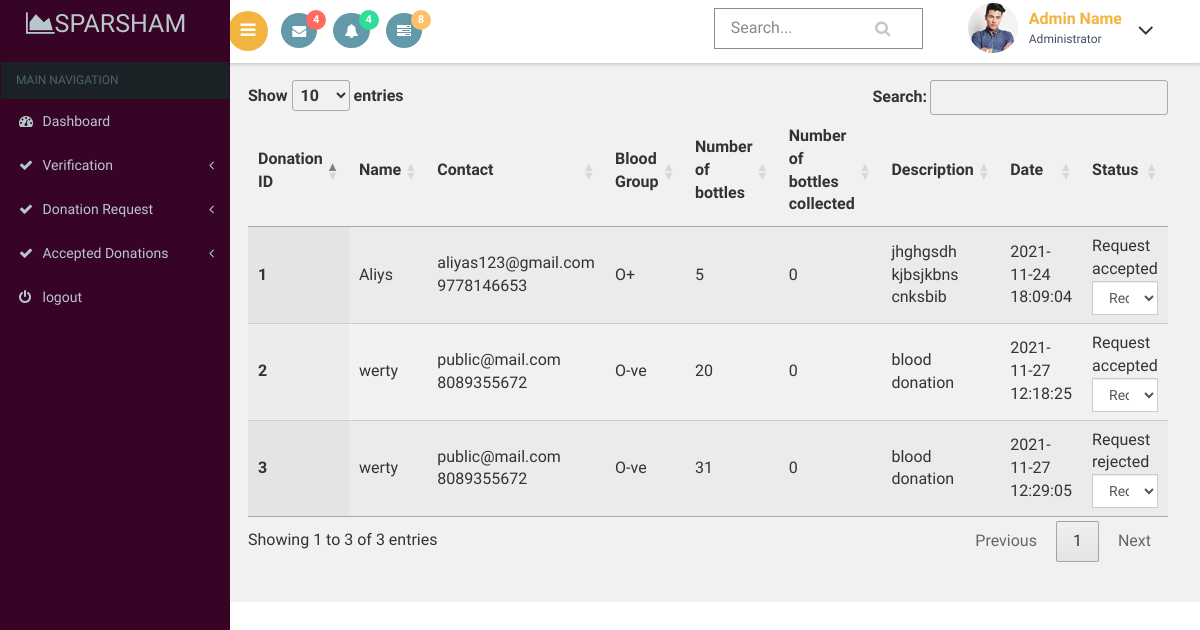
Before: /secratary/blooddonationreq.php with the older database file.
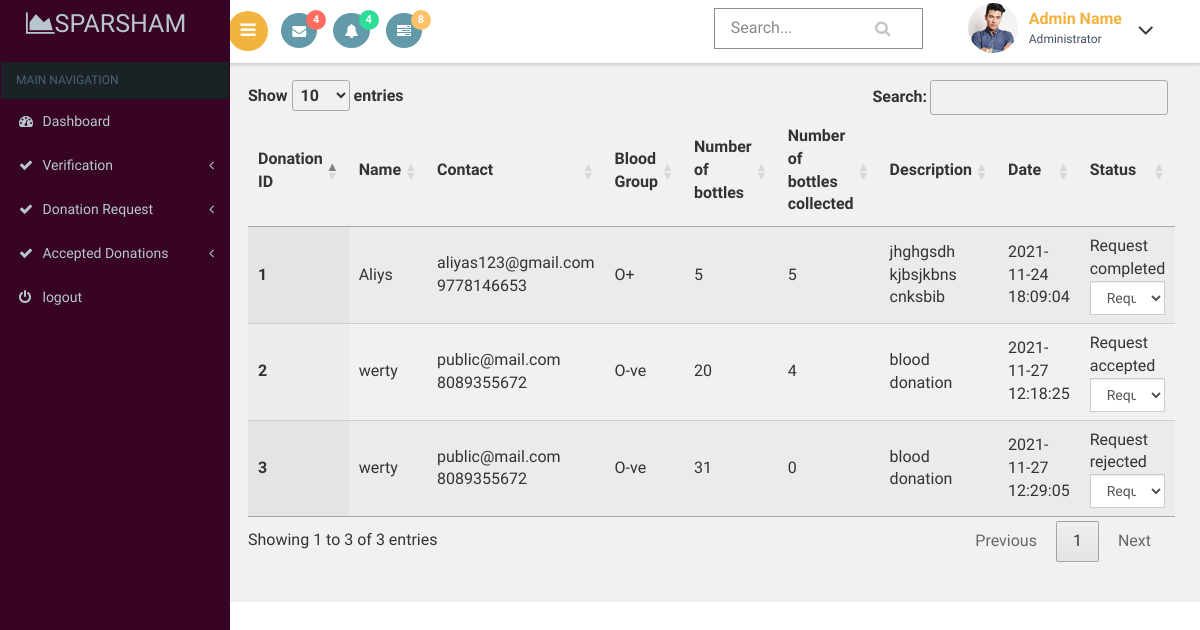
After: the same page with the newer database file.
### tables this page shows
CREATE TABLE `blood_donation` (
  `blood_donation_id` int(11) NOT NULL,
  `email` varchar(30) NOT NULL,
  `no_of_bottle` int(11) NOT NULL,
  `no_of_donation` int(11) NOT NULL,
  `blood_group` varchar(5) NOT NULL,
  `description` varchar(50) NOT NULL,
  `blood_donation_status` int(3) NOT NULL DEFAULT 0,
  `donation_date` timestamp NOT NULL DEFAULT current_timestamp()
);

CREATE TABLE `registration` (
  `name` varchar(80) NOT NULL,
  `email` varchar(80) NOT NULL,
  `phone` bigint(11) NOT NULL,
  `gender` varchar(10) NOT NULL,
  `date_of_birth` varchar(20) NOT NULL,
  `house` varchar(80) NOT NULL,
  `place` varchar(80) NOT NULL,
  `country` int(11) NOT NULL,
  `state` int(11) NOT NULL,
  `district` int(11) NOT NULL,
  `pincode` int(6) NOT NULL,
  `profile_pic` varchar(100) NOT NULL DEFAULT '../images/avathar.jpg'
);

### secratary/blooddonationreq.php (the view, shortened to what this page needs)
<?php
include("dbconn.php");
?>
<!DOCTYPE html>
<html>
<head>
    <link href="css/bootstrap.css" rel='stylesheet' type='text/css' />
<link href="css/style.css" rel='stylesheet' type='text/css' />
<link href="css/font-awesome.css" rel="stylesheet">
<link href='css/SidebarNav.min.css' media='all' rel='stylesheet' type='text/css'/>
<link href="css/custom.css" rel="stylesheet">
    <link rel="stylesheet" type="text/css" href="https://cdn.datatables.net/1.10.21/css/jquery.dataTables.css">
</head>
<body class="cbp-spmenu-push">
    <div class="main-content">
    <div class="cbp-spmenu cbp-spmenu-vertical cbp-spmenu-left" id="cbp-spmenu-s1">
        <aside class="sidebar-left">
      <nav class="navbar navbar-inverse">
          <div class="navbar-header">
            <h1><a class="navbar-brand" href="index.html"><span class="fa fa-area-chart"></span>Sparsham<span class="dashboard_text"></span></a></h1>
          </div>
          <?php
          include("menu.php");
          ?>
      </nav>
    </aside>
    </div>
        <?php
        include("header.php");
        ?>
        <div id="page-wrapper">
    <table id="table_id" class="display">
    <thead>
        <tr>
           <th>Donation ID</th>
           <th>Name</th>
           <th>Contact</th>
      <th>Blood Group</th>
      <th>Number of bottles</th>
      <th>Number of bottles collected</th>
      <th>Description</th>
      <th>Date</th>
      <th>Status</th>
        </tr>
    </thead>
    <tbody>
         <?php
            $sql="select * from blood_donation a,registration b where a.email=b.email order by a.donation_date desc";
            $res=mysqli_query($conn,$sql);
            if(mysqli_num_rows($res)>0){
                while($r=mysqli_fetch_assoc($res)){
            ?>
           <tr>
      <th scope="row"><?php echo $r['blood_donation_id']?></th>
      <td><?php echo $r['name']?></td>
      <td><?php echo $r['email']?><br>
        <?php echo $r['phone']?><br>
      </td>
      <td><?php echo $r['blood_group']?></td>
      <td><?php echo $r['no_of_bottle']?></td>
      <td><?php echo $r['no_of_donation']?></td>
        <td><?php echo $r['description']?></td>
        <td><?php echo $r['donation_date']?></td>
        <td>
            <div id="<?php echo $r['blood_donation_id']?>">
                <?php
         if($r['blood_donation_status']==0)
            echo "Request not accepted";
        else if($r['blood_donation_status']==1)
            echo "Request accepted";
        else if($r['blood_donation_status']==2)
            echo "Request rejected";
        else if($r['blood_donation_status']==3)
            echo "Request completed";
     ?>
 </div>
 <form>
          <select class="form-control"  onchange="updatestatus(this.value,<?php echo $r['blood_donation_id']?>)">
            <option value disabled selected> <?php
            if($r['blood_donation_status']==0)
            echo "Request not accepted";
        else if($r['blood_donation_status']==1)
            echo "Request accepted";
        else if($r['blood_donation_status']==2)
            echo "Request rejected";
        else if($r['blood_donation_status']==3)
            echo "Request completed";
            ?></option>
          </select>
      </form>
</td>
    </tr>
            <?php
        }
    }
            ?>
    </tbody>
</table>
</div></div>
</body>
</html>

### secratary/menu.php (shortened to what this page needs)
<div class="collapse navbar-collapse" id="bs-example-navbar-collapse-1">
            <ul class="sidebar-menu">
              <li class="header">MAIN NAVIGATION</li>
              <li class="treeview">
                <a href="index.php">
                <i class="fa fa-dashboard"></i> <span>Dashboard</span>
                </a>
              </li>
        <li class="treeview">
                <a href="#">
                <i class="fa fa-check"></i>
                <span>Verification</span>
                <i class="fa fa-angle-left pull-right"></i>
                </a>
              </li>
               <li class="treeview">
                <a href="#">
                <i class="fa fa-check"></i>
                <span>Donation Request</span>
                <i class="fa fa-angle-left pull-right"></i>
                </a>
              </li>
              <li class="treeview">
                <a href="#">
                <i class="fa fa-check"></i>
                <span>Accepted Donations</span>
                <i class="fa fa-angle-left pull-right"></i>
                </a>
              </li>
              <li class="treeview">
                <a href="../logout.php">
                <i class="fa fa-power-off"></i> <span>logout</span>
                </a>
              </li>
            </ul>
          </div>

### secratary/header.php (shortened to what this page needs)
<div class="sticky-header header-section ">
			<div class="header-left">
				<button id="showLeftPush"><i class="fa fa-bars"></i></button>
				<div class="profile_details_left">
					<ul class="nofitications-dropdown">
						<li class="dropdown head-dpdn">
							<a href="#" class="dropdown-toggle" data-toggle="dropdown" aria-expanded="false"><i class="fa fa-envelope"></i><span class="badge">4</span></a>
						</li>
						<li class="dropdown head-dpdn">
							<a href="#" class="dropdown-toggle" data-toggle="dropdown" aria-expanded="false"><i class="fa fa-bell"></i><span class="badge blue">4</span></a>
						</li>
						<li class="dropdown head-dpdn">
							<a href="#" class="dropdown-toggle" data-toggle="dropdown" aria-expanded="false"><i class="fa fa-tasks"></i><span class="badge blue1">8</span></a>
						</li>
					</ul>
				</div>
				<div class="clearfix"> </div>
			</div>
			<div class="header-right">
				<div class="search-box">
					<form class="input">
						<input class="sb-search-input input__field--madoka" placeholder="Search..." type="search" id="input-31" />
						<label class="input__label" for="input-31">
							<svg class="graphic" width="100%" height="100%" viewBox="0 0 404 77" preserveAspectRatio="none">
								<path d="m0,0l404,0l0,77l-404,0l0,-77z"/>
							</svg>
						</label>
					</form>
				</div>
				<div class="profile_details">
					<ul>
						<li class="dropdown profile_details_drop">
							<a href="#" class="dropdown-toggle" data-toggle="dropdown" aria-expanded="false">
								<div class="profile_img">
									<span class="prfil-img"><img src="images/2.jpg" alt=""> </span>
									<div class="user-name">
										<p>Admin Name</p>
										<span>Administrator</span>
									</div>
									<i class="fa fa-angle-down lnr"></i>
									<div class="clearfix"></div>
								</div>
							</a>
						</li>
					</ul>
				</div>
				<div class="clearfix"> </div>
			</div>
			<div class="clearfix"> </div>
		</div>

### secratary/css/custom.css (style rules this page uses)
#page-wrapper { padding:5em 2em 2.5em; background-color: #F1F1F1; }

Changed rows visible on the page:
changed blood_donation "Request accepted": no_of_donation "0" → "4"
changed blood_donation "jhghgsdh kjbsjkbns cnksbib": no_of_donation "0" → "5"; blood_donation_status+blood_donation_id "Request accepted" → "Request completed"; blood_donation_status "Request accepted" → "Request completed"
